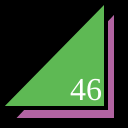
Frame 1 (no input)
Frame 60 (no input): identical to frame 1, image omitted
Frame 120 (the mouse pressed at the canvas centre since frame 60): identical to frame 1, image omitted

The p5.js sketch that drew this single still picture (run headless with seeded random() and noise() and a simulated clock; from frame 60 on, the mouse is pressed at the canvas centre):

// p5.js sketch
// ── sketch.js
function setup() {
  createCanvas(128,128);
}

function draw() {
  background(0);
  strokeWeight(4);
  fill(178, 100, 162);
  triangle(12,120,116,120,116,10);
  fill(94, 185, 84);
  triangle(0,108,106,108,106,0);
  fill(255);
  textSize(32);
  textFont("serif");
  text("46", 70, 100);
}
